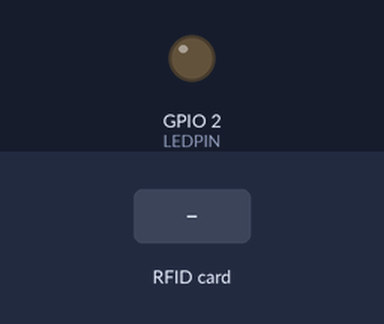
This sketch was run on a simulated ESP32. On the bench: output pins drawn as LEDs (lit = HIGH). Dashed ring = blinking. The test bench sets the inputs (shaded band). WiFi joins after 1.5 s; servers stay silent unless stated; what the sketch prints to the serial monitor is not drawn.

Above: at 2.9 s.
3.0 s: RFID card 5E 7A 19 C4 held to the reader
At 3.39 s:
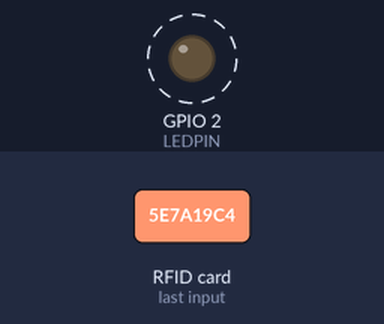
Timing chart, 0 to 6.5 s (numbered marks = the images above; inputs shaded):
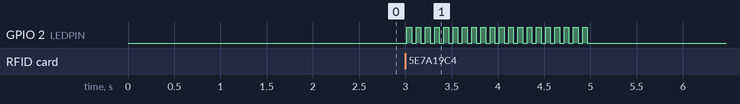

Measured:
- after the input at 3.0 s, GPIO 2 (LEDPIN): alternates HIGH for 0.05 s and LOW for 0.05 s, 40 changes in all, then stays LOW, starting at once

The sketch:

rfid_basic.ino
```cpp
#include <SPI.h>
#include <MFRC522.h>
#include <WiFi.h>
#include <ArduinoWebsockets.h>

#define SS_PIN 5      // SDA
#define RST_PIN 4     // RST
#define LEDPIN 2
// PIN 18 SCK
// PIN 19 MISO
// PIN 23 MOSI
// 3.3v and GND

// const char* ssid = "ZTE_2.4G_emHexQ";
// const char* password = "ex3pFTqm";
const char* ssid = "A";
const char* password = "aaaaaaaaa";
const char* websocket_server = "ws://192.168.216.5:3001";
MFRC522 rfid(SS_PIN, RST_PIN);

using namespace websockets;
WebsocketsClient client;

void onMessageCallback(WebsocketsMessage message) {
    Serial.print("Received from server: ");
    Serial.println(message.data());
    if (message.data() == "restart") {
        ESP.restart();  // Restart ESP32
    }
}


void setup() {
    Serial.begin(115200);
    WiFi.begin(ssid, password);
    pinMode(LEDPIN, OUTPUT);

    while (WiFi.status() != WL_CONNECTED) {
        Serial.print(".");
        delay(500);
    }
    Serial.println("\nConnected to WiFi");

    client.onMessage(onMessageCallback);

    Serial.println("Connecting to WebSocket Server...");
    if (client.connect(websocket_server)) {
        Serial.println("Connected to WebSocket Server!");
        client.send("Hello from ESP32!");
    } else {
        Serial.println("WebSocket Connection Failed!");
    }

    SPI.begin(18, 19, 23, SS_PIN); // SCK, MISO, MOSI, SS
    rfid.PCD_Init();

    Serial.println("RFID Scanner Ready!");
}

void loop() {
    if (!client.available()) {  // Check if WebSocket is disconnected
        Serial.println("WebSocket Disconnected! Reconnecting...");
        client.connect( websocket_server);
        if (client.available()) {
            Serial.println("Reconnected!");
            client.send("ESP32 Reconnected!");
        }
    }

    client.poll();

    if (!rfid.PICC_IsNewCardPresent()) return;
    if (!rfid.PICC_ReadCardSerial()) return;

    Serial.print("Card UID: ");
    String cardID = "";
    for (byte i = 0; i < rfid.uid.size; i++) {
        Serial.print(rfid.uid.uidByte[i] < 0x10 ? "0" : "");
        Serial.print(rfid.uid.uidByte[i], HEX);
        Serial.print(" ");
        rapidBlink();

        cardID += String(rfid.uid.uidByte[i], HEX);
    }
    Serial.println();

    if (client.available()) {
        client.send("Card Scanned: " + cardID);
    }

    rfid.PICC_HaltA();
    rfid.PCD_StopCrypto1();
}

void rapidBlink(){

  for (int i = 0; i < 5; i++){
        digitalWrite(LEDPIN, HIGH); // sets the digital pin 13 on
        delay(50);            // waits for a second
        digitalWrite(LEDPIN, LOW);
        delay(50);            // waits for a second
  }
}
```
